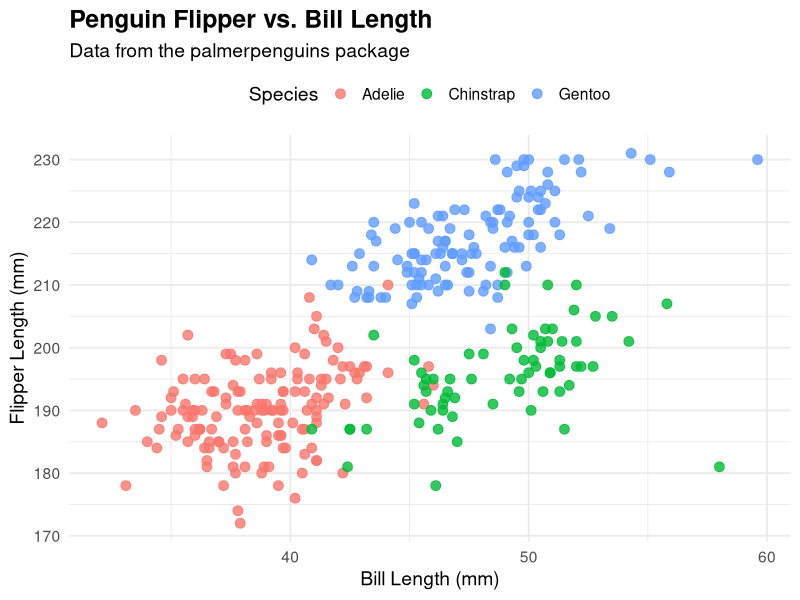

Recreate this plot in R.
## ---- chunk 1
suppressPackageStartupMessages(library(tidyverse))
library(palmerpenguins)
## ---- chunk 2
# Clean data
penguins_clean <- penguins %>% drop_na()

# Open a PNG graphics device
png("penguin_plot.png", width = 800, height = 600)

# Create the plot
ggplot(penguins_clean, aes(x = bill_length_mm, y = flipper_length_mm, color = species)) +
  geom_point(size = 3, alpha = 0.8) +
  labs(
    title = "Penguin Flipper vs. Bill Length",
    subtitle = "Data from the palmerpenguins package",
    x = "Bill Length (mm)",
    y = "Flipper Length (mm)",
    color = "Species"
  ) +
  theme_minimal(base_size = 14) +
  theme(
    plot.title = element_text(face = "bold", size = 18),
    legend.position = "top"
  )

# Close the graphics device and save the plot
dev.off()
